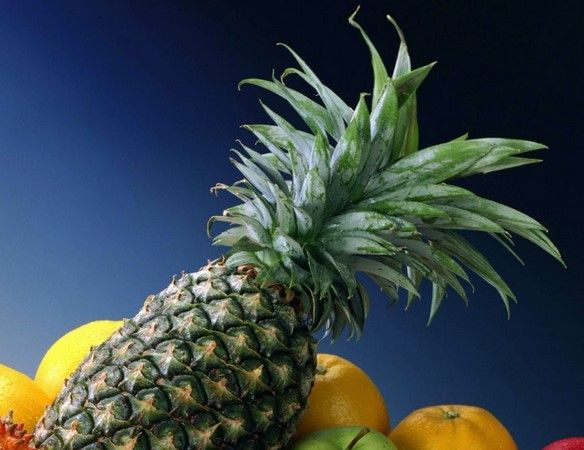
#> input picture test/opencv_test/pineapple_1.jpg, 584 x 450 px
$ python match.py
#> lines starting #> are read from the running program, lines starting #| are printed output that depends on the picture; after the words box and inside, x2 and y2 are one past the last pixel; in counts of white or black regions, pixels touching at a corner belong together
# -*- coding: utf-8 -*-
# @Time   : 19-7-5 下午2:30
# @Author : huziying
# @File   : match.py

import numpy as np
import cv2
from matplotlib import pyplot as plt

MIN_MATCH_COUNT = 10  # 设置最低匹配数量为10
# img1 = cv2.imread("area_5.png", 0)  # 读取第一个图像（小图像）
# img2 = cv2.imread("01_topview.png", 0)  # 读取第二个图像（大图像）

img1 = cv2.imread("pineapple_1.jpg", 0)  # 读取第一个图像（小图像）
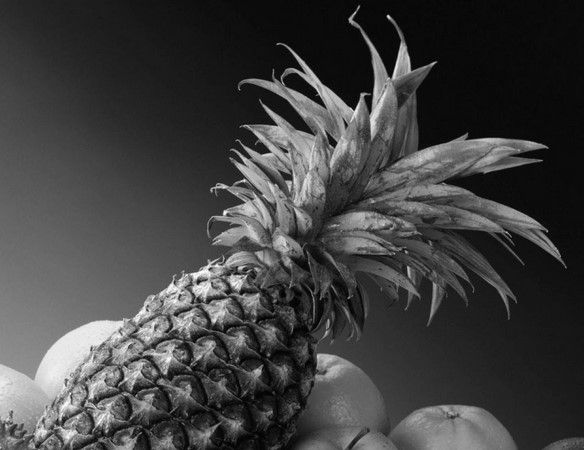
#> img1: shape (450, 584); min 0, max 255, mean 64.6
img2 = cv2.imread("pineapple_2.jpg", 0)  # 读取第二个图像（大图像）
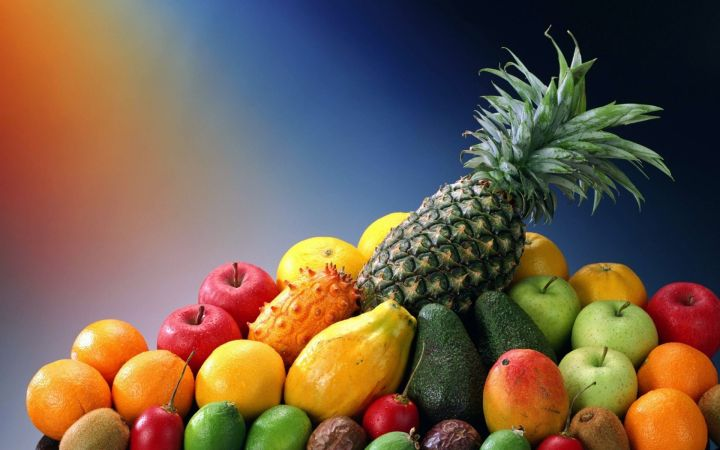
#> input picture test/opencv_test/pineapple_2.jpg, 720 x 450 px
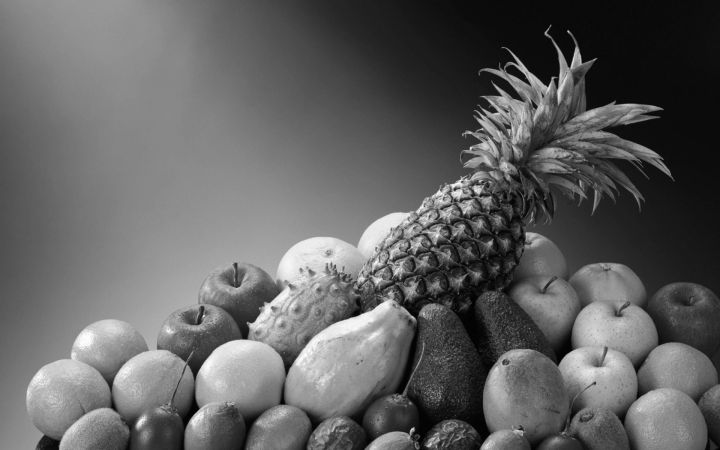
#> img2: shape (450, 720); min 0, max 255, mean 97.3

sift = cv2.xfeatures2d.SIFT_create()  # 创建sift检测器
kp1, des1 = sift.detectAndCompute(img1, None)
#> kp1 = 1473 keypoints; strongest (x, y, size): (225, 212, 2.8), (244, 180, 2.2), (210, 269, 2.3), (237, 282, 8.6)
kp2, des2 = sift.detectAndCompute(img2, None)
#> kp2 = 1229 keypoints; strongest (x, y, size): (412, 429, 2.8), (455, 189, 2.3), (478, 190, 5.1), (577, 55, 6.2)
# 创建设置FLAAN匹配
FLANN_INDEX_KDTREE = 0
index_params = dict(algorithm=FLANN_INDEX_KDTREE, trees=5)
search_params = dict(checks=50)
flann = cv2.FlannBasedMatcher(index_params, search_params)
mathces = flann.knnMatch(des1, des2, k=2)
#> mathces = 1473 matches
good = []
# 过滤不合格的匹配结果，大于0.7的都舍弃
for m, n in mathces:
    if m.distance < 0.7 * n.distance:
        good.append(m)
#> after the loop, good = 398 matches
# 如果匹配结果大于10，则获取关键点的坐标，用于计算变换矩阵
if len(good) > MIN_MATCH_COUNT:
    src_pts = np.float32([kp1[m.queryIdx].pt for m in good]).reshape(-1, 1, 2)
#> src_pts = 398 rows, first 8: [19.09, 370.6], [28.2, 363.9], [41.49, 432], [41.49, 432], [55.57, 403.7], [61.12, 414.8], [61.74, 399.4], [66.12, 380]
    dst_pts = np.float32([kp2[m.trainIdx].pt for m in good]).reshape(-1, 1, 2)
#> dst_pts = 398 rows, first 8: [347.6, 241.5], [353.4, 238], [361.3, 278.8], [361.3, 278.8], [369.7, 262], [373, 268.8], [373.4, 259.5], [300.8, 269.6]

    # 计算变换矩阵和掩膜
    M, mask = cv2.findHomography(src_pts, dst_pts, cv2.RANSAC, 10.0)
#> M = [[0.596, -0.000456, 336.7], [-2.69e-05, 0.596, 21.4], [-1.69e-07, -9.75e-07, 1]]; mask = 398 values, max 1 at index 0, min 0 at index 7, mean 0.982
    matchesMask = mask.ravel().tolist()
#> matchesMask has the same summary as mask
    # 根据变换矩阵进行计算，找到小图像在大图像中的位置
    h, w = img1.shape
#> h = 450; w = 584
    pts = np.float32([[0, 0], [0, h - 1], [w - 1, h - 1], [w - 1, 0]]).reshape(-1, 1, 2)
#> pts = [[0, 0], [0, 449], [583, 449], [583, 0]]
    dst = cv2.perspectiveTransform(pts, M)
#> dst = [[336.7, 21.4], [336.6, 289], [684.2, 289], [684.1, 21.38]]
    cv2.polylines(img2, [np.int32(dst)], True, 0, 5, cv2.LINE_AA)
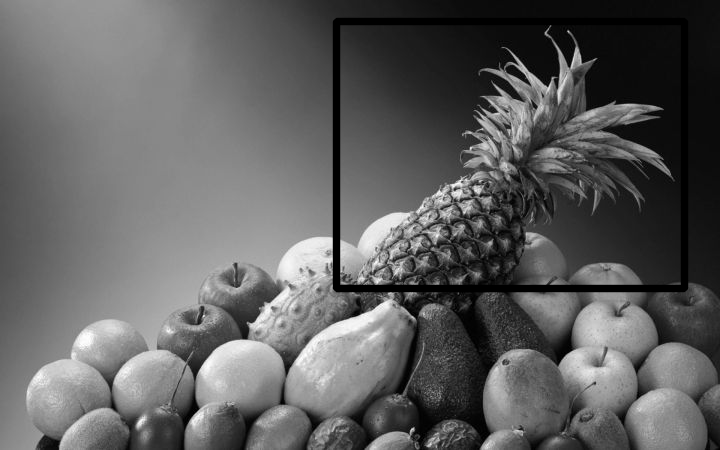
#> img2: shape (450, 720); 3.4% of pixels changed, all inside (x1, y1, x2, y2) = (332, 17, 689, 293)
else:
    print(" Not Enough matches are found")
    matchesMask = None
# 画出特征匹配线
draw_params = dict(matchColor=(0, 255, 0), singlePointColor=None,
                   matchesMask=matchesMask, flags=2)
#> draw_params = 4 items
# plt展示最终的结果
img3 = cv2.drawMatches(img1, kp1, img2, kp2, good, None, **draw_params)
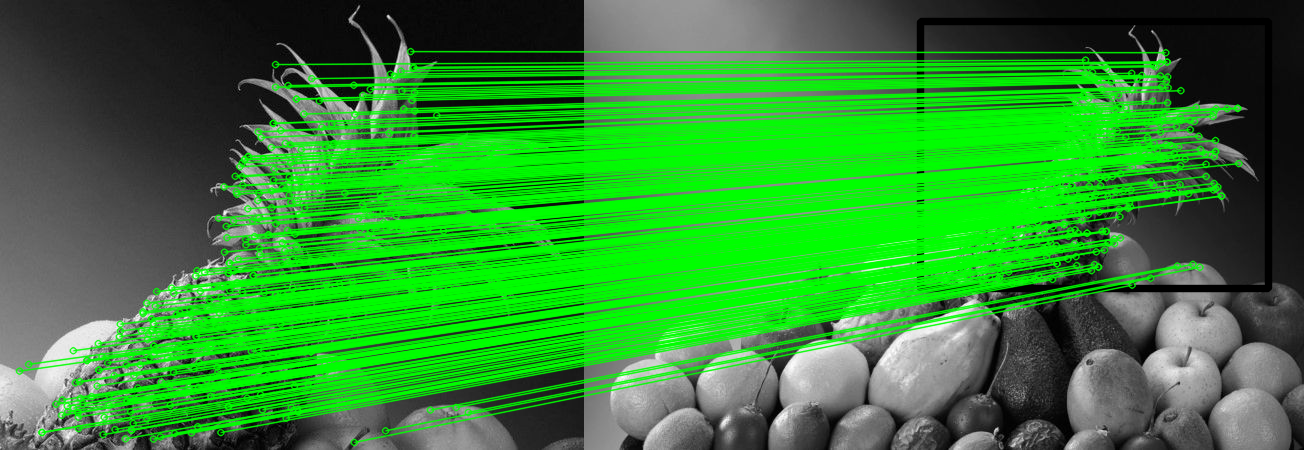
#> img3: shape (450, 1304, 3); mean of channels 0, 1, 2 49.1, 140.4, 49.1; drawn as B, G, R
plt.imshow(img3), plt.show()
